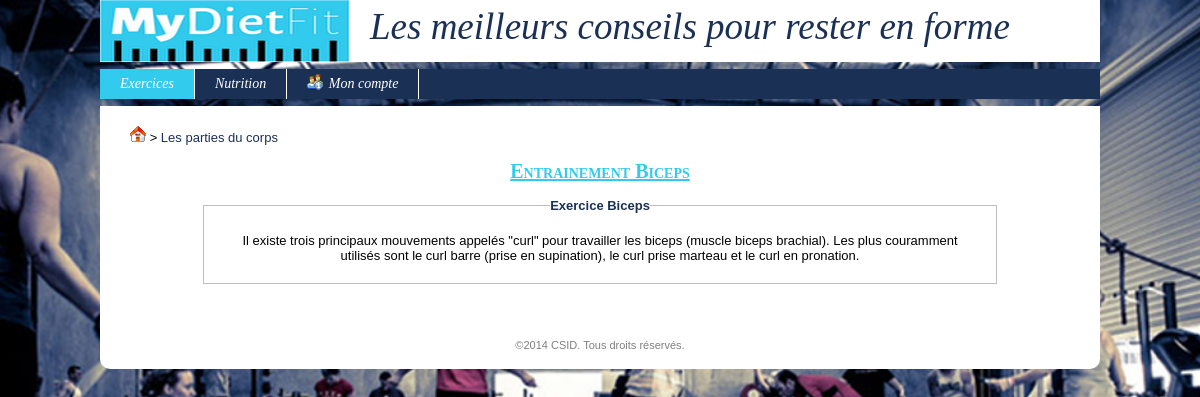
/index.php?uc=exercice&action=entrainement&idPartieCorps=4, run on the app's committed database.
### tables this page shows
CREATE TABLE IF NOT EXISTS `partiecorps` (
  `idPartieCorps` int(11) unsigned NOT NULL AUTO_INCREMENT,
  `libelle` varchar(45) NOT NULL DEFAULT '',
  `descEx` varchar(1000) NOT NULL DEFAULT '',
  `descPgrm` varchar(1000) NOT NULL DEFAULT '',
  PRIMARY KEY (`idPartieCorps`)
);

### modules/fonctions/php/generale.inc.php (called while the page is built, shortened)
<?php
function connexion()
{
	global $_CONFIG;
	$hote = $_CONFIG['DB_ServerHost'];
	$login = $_CONFIG['DB_Username'];
	$mdp = $_CONFIG['DB_Password'];
	$bd = $_CONFIG['DB_Database'];
	$connexion = @mysql_connect($hote, $login, $mdp) or die("<u>Erreur SQL (Connexion au serveur impossible)</u>: ".mysql_error()." <br>");
	return $connexion;
}
function getRequest($nomChamp, $elseValue = null)
{
	return (isset($_REQUEST[$nomChamp]) && $_REQUEST[$nomChamp]) ? $_REQUEST[$nomChamp] : $elseValue;
}
function getMySqlString($champ, $elseValue = null, $noCote = 0)
{
	$cote = ($noCote) ? null : "'";
	if(isset($champ) && $champ) $result = $cote.mysql_real_escape_string($champ, connexion()).$cote;
	else if(is_null($champ) || $champ == "") $result = "NULL";
	else $result = $cote.mysql_real_escape_string($elseValue, connexion()).$cote;
	return $result;
}
?>

### config.inc.php (called while the page is built, shortened)
<?php
$_CONFIG = array
(
	"DB_ServerHost" => "localhost",
	"DB_Username" => "root",
    "DB_Password" => "",
    "DB_Database" => "mydietfit_bdd",
    "DIR_Control" => "controleurs/",
    "DIR_View" => "vues/",
    "DIR_Model" => "modules/fonctions/php/",
    "DIR_Dynamic" => "modules/fonctions/js/",
    "DIR_XML" => "modules/fonctions/xml/",
    "DIR_Plugin" => "modules/plugins/",
    "DIR_CSS" => "modules/themes/",
    "DIR_Attachment" => "ressources/documents/",
    "DIR_Image" => "ressources/images/",
	"EML_Envoi" => false,
	"EML_ServerSMTP" => "",
	"EML_PortSMTP" => "",
);
?>

### modules/fonctions/php/identification.inc.php (called while the page is built, shortened)
<?php
function estConnecte($idUtilisateur = null, $login = null)
{
	$result = isset($_SESSION['idUtilisateur']) && !empty($_SESSION['idUtilisateur']);
	return $result;
}
?>

### modules/fonctions/php/partieCorps.inc.php (called while the page is built, shortened)
<?php
function getUnePartieCorps($idPartieCorps)
{
	$req = "SELECT * FROM partiecorps where idPartieCorps = ".getMySqlString($idPartieCorps);
	$conx = connexion();
	$res = mysql_query($req, $conx) or die ("<u>Erreur SQL (getUnePartieCorps)</u>: ".mysql_error()." <br>");
	$unePartieCorps = mysql_fetch_assoc($res);
	return $unePartieCorps;
}
?>

### vues/v_menu.php (the view, shortened to what this page needs)
	<div id="menu">
		<ul>
			<li <?php if($uc == "exercice") echo "style='background:#32CAED'";?>> <a href="index.php?uc=exercice&action=lstExercice"> Exercices </a>
			</li>
			<li <?php if($uc == "nutrition") echo "style='background:#32CAED'";?>> <a href="index.php?uc=nutrition&action=lstNutrition"> Nutrition </a>
			</li>
			<li> <a href="index.php?uc=identif&action=frmConnexion"><img src="<?php echo $_CONFIG['DIR_Image']; ?>menuUserInfo.png"> <?php if(estConnecte()) echo $_SESSION['login']; else echo "Mon compte"; ?> </a>
			</li>
		</ul>
	</div>
</div>
<div id="content">

### vues/v_headTitre.php
<h2> <?php echo $titre; ?> </h2> <br>

### vues/v_entrainement.php (shortened to what this page needs)
<fieldset>
	<legend><a href="index.php?uc=exercice&action=lstEx&idPartieCorps=<?php echo $unePartieCorps['idPartieCorps'] ?>">Exercice <?php echo $unePartieCorps['libelle'] ?></a></legend>
	<p><?php echo $unePartieCorps['descEx'] ?></p>
</fieldset>
<br>

### data on the page
partiecorps: libelle "Entrainement Biceps", libelle "Biceps", descEx "Il existe trois principaux mouvements appelés \"curl\" pour travailler les biceps (muscle biceps brachial). Les plus couramment utilisés sont le curl barre (prise en supination), le curl prise marteau et le curl en pronation."
